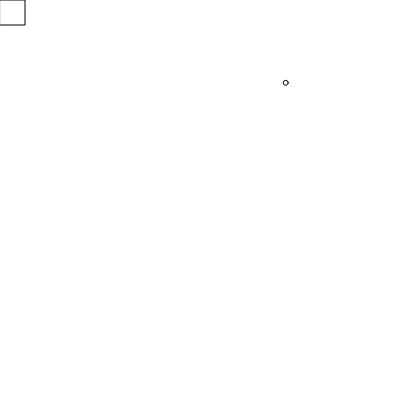
Frame 1 (no input)
Frame 60 (no input): identical to frame 1, image omitted
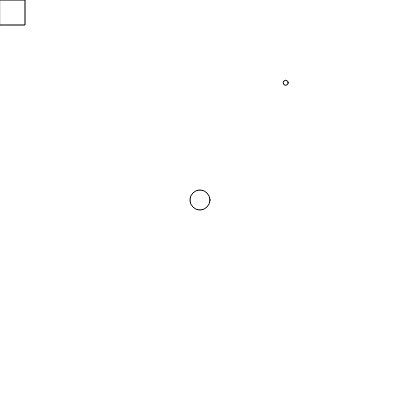
Frame 120 (the mouse pressed at the canvas centre since frame 60)

The p5.js sketch that drew these frames (run headless with seeded random() and noise() and a simulated clock; from frame 60 on, the mouse is pressed at the canvas centre):

// p5.js sketch
// ── sketch.js
let x=0
let y=0
let z=0
let w=0
let speed=5;
let d = 20;
let r = d/2;
let cx = 400;
let cy = 400;
let s = 25;
let score1 = 0;
let score2 = 0;
let ax = 60;
let ay = 60;
let pointd = 5;
let distance1;
let distance2;
let c1;
let c2;
let c3;
let c4;

function s2(){
  if((ax<=z+s && ax>=z) && (ay<=w+s && ay>=w)){
    ax = random(cx);
    ay = random(cy);
    score2 += 1;
    console.log(score1, score2);
    c1 = random(255);
    c2 = random(255);
    c3 = random(255);
    c4 = random(255);
  }
}

function s1(){
  if(distance1<r){
    ax = random(cx);
    ay = random(cy);
    score1 += 1;
    console.log(score1, score2);
    c1 = random(255);
    c2 = random(255);
    c3 = random(255);
    c4 = random(255);
  }
  
}

function setup() {
  createCanvas(cx, cy);
  ax = random(cx);
  ay = random(cy);
  
}

function draw() {
distance1 = sqrt(((x-ax)**2)+((y-ay)**2));

background(c1,c2,c3,c4);
circle(x,y,d);
rect(z,w,s,s);
circle(ax,ay,pointd);


s1();
s2();

if (mouseIsPressed) {
  if (mouseButton == LEFT) {
    x=mouseX;
    y=mouseY
  }
}
if (keyIsPressed) {
  if (keyCode == 37 && x>=r) {
    x -= speed;
}
}
if (keyIsPressed) {
  if (keyCode == 39 && x<= cx-r) {
    x += speed;
}
}
if (keyIsPressed) {
  if (keyCode == 38 && y>=r) {
    y -= speed;
}
}
if (keyIsPressed) {
  if (keyCode == 40 && y<= cy-r) {
    y += speed;
}
}


if (mouseIsPressed) {
  if (mouseButton == RIGHT) {
    z=mouseX;
    w=mouseY;
  }
}


if (keyIsPressed) {
  if (keyCode == 65 && z >= s-s) {
    z -= speed;
}
}

if (keyIsPressed) {
  if (keyCode == 68 && z <= cx-s) {
    z += speed;
}
}





if (keyIsPressed) {
  if (keyCode ==87 && w >= s-s) {
    w -= speed;
}
}

if (keyIsPressed) {
  if (keyCode == 83 && w <= cy-s) {
    w += speed;
}
}





}
